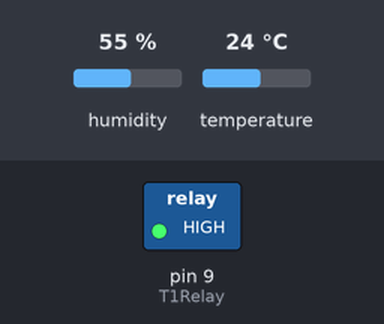
A sketch run on a simulated Arduino Uno, built with avr-gcc and run on an emulated ATmega328P. Shown: switched loads named in the sketch (green lamp = pin HIGH). The test bench sets the inputs (shaded band); at power-on: humidity 55 %, temperature 24 °C.

Above: at 0.1 s.
Timing chart, 0 to 1.6 s (numbered marks = the images above):
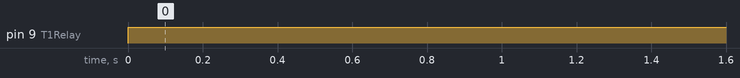

The sketch:

tempBreadBox.ino
```cpp
#include <DHT.h>
#define T1Pin 6
#define DHTTYPE DHT22       //DHT 21  (AM2301)
DHT sensor(T1Pin, DHTTYPE);   //Initialize DHT sensor for normal 16mhz Arduino


#define T1HIGH 78
#define T1LOW 74

//relay pinouts
#define T1Relay 9

int state_s1 = 0;

float temp = 0;


void setup() {
  sensor.begin();
  pinMode(T1Relay, OUTPUT);
  digitalWrite(T1Relay, LOW);

  }


void SM_s1() {  //temp state machine

  switch (state_s1) {
    case 0:  //cool and check
      digitalWrite(T1Relay, HIGH);
      temp = sensor.readTemperature() *9/5 + 32;
      Serial.println("Temp: ");
      Serial.println(temp);
      Serial.println("State  :");
      Serial.println(state_s1);
      delay(10000);
      if (temp < T1LOW) {
        state_s1 = 1;
      }
    break;


    case 1:  //heat
      digitalWrite(T1Relay, LOW);
      Serial.println("Temp: ");
      temp = sensor.readTemperature() * 9/5 +32;
      Serial.println(temp);
      Serial.println("State  :");
      Serial.println(state_s1);
      delay(10000);
      if (temp > T1HIGH) {
        state_s1 = 0;
      }
    break;

  }

}

void loop() {

//  int chk = sensor.read(T1Pin);

  SM_s1();  //run
//  delay(2000);


}
```

Measured:
- by itself, pin 9 (T1Relay): LOW → HIGH at 0.00 s
